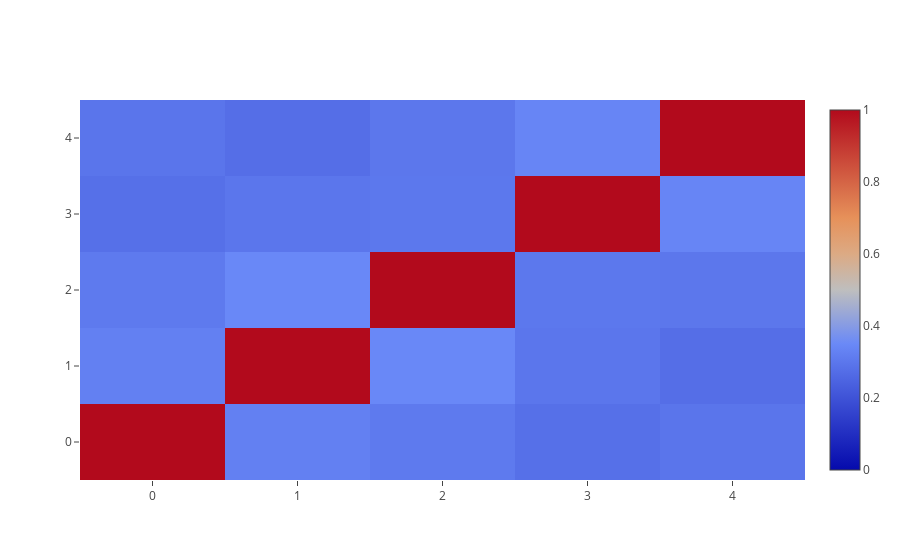

Notebook source saved alongside this figure:
### Markdown cell above
Here's what we get when we look at these pairwise affinities:

### Code cell
trace = go.Heatmap(z=pwAff, zmin=0, zmax = 1)
iplot([trace])

### Figure 1 — Plotly figure (JSON) as saved in the notebook; plotly's stock layout.template omitted (floating-point values rounded to 4 significant figures)
{"data": [{"type": "heatmap", "z": [[1.0, 0.3255, 0.3074, 0.2808, 0.2954], [0.3255, 1.0, 0.3478, 0.2981, 0.2757], [0.3074, 0.3478, 1, 0.3025, 0.3002], [0.2808, 0.2981, 0.3025, 1.0, 0.3395], [0.2954, 0.2757, 0.3002, 0.3395, 1.0]], "zmax": 1, "zmin": 0}], "layout": {}}
